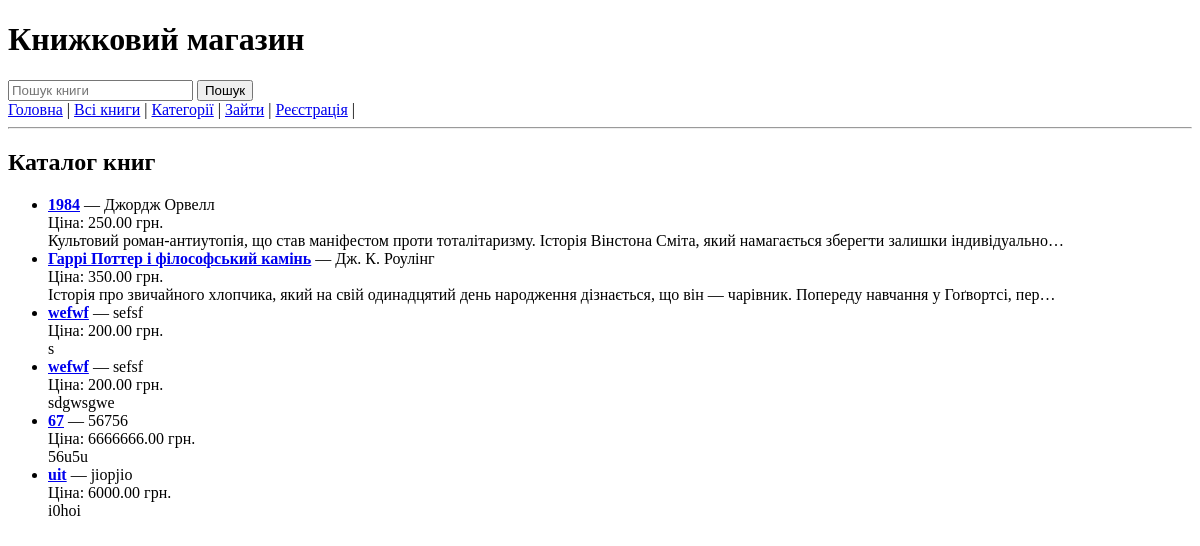
/catalog/, run on an earlier commit of the app's database.
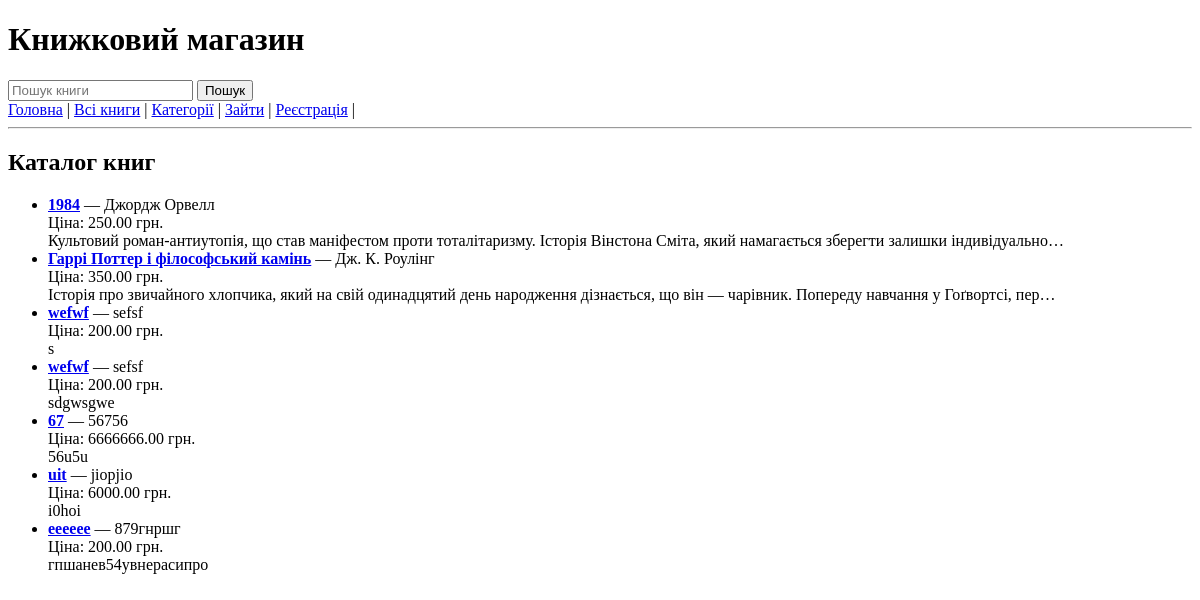
And on a later commit of the database.
### bookshop/models.py (models this page shows)
class Book(models.Model):
    category = models.ManyToManyField(Category, verbose_name="Category")
    title = models.CharField(max_length=100, verbose_name="Book Title")
    author = models.CharField(max_length=200, verbose_name="Author")
    price = models.DecimalField(max_digits=10, decimal_places=2, verbose_name="Price")
    description = models.TextField(verbose_name="Description")
    published_date = models.DateField(null=True, blank=True, verbose_name="Published Date")
    stock = models.BooleanField(default=True, verbose_name="Stock Status")

### bookshop/views.py (the view)
# urls.py: path('catalog/', catalog_views.index, name="index"),
def index(request):
    result = Book.objects.all()
    logger.info(f"Головна | user: {request.user}")
    return render(request, "index.html", {'books': result})

### bookshop/templates/index.html (shortened to what this page needs)
{% extends 'base.html' %}
{% block content %}
    <h2>Каталог книг</h2>
    <ul>
        {% for book in books %}
            <li>
                <a href="{% url 'book_detail' book.pk %}"><strong>{{ book.title }}</strong></a> — {{ book.author }}<br>
                Ціна: {{ book.price }} грн. <br>
                {{ book.description|truncatechars:140 }}
            </li>
        {% empty %}
            <li>Книг поки немає в базі.</li>
        {% endfor %}
    </ul>
{% endblock content %}

What changed in the data, as far as the page shows it:
added Book: title "ееееее", author "879гнршг", price "200.00", description "гпшанев54увнерасипро"
